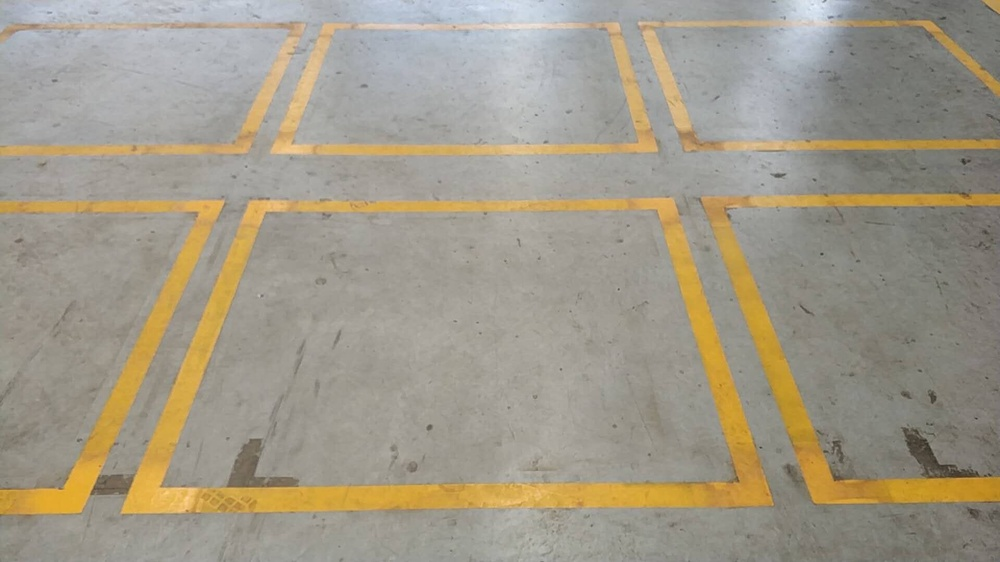
//> input picture data/agv/pic7.jpg, 1000 x 562 px, shrunk from 1920 x 1080 before the run
$ ./camScanner   (built with g++ and OpenCV 4)
//> lines starting //> are read from the running program, lines starting //| are printed output that depends on the picture; after the words box and inside, x2 and y2 are one past the last pixel; in counts of white or black regions, pixels touching at a corner belong together
#include <opencv2/core/core.hpp>
#include <opencv2/highgui/highgui.hpp>
#include <opencv2/imgproc/imgproc.hpp>
#include <vector>
#include <iostream>
#include <algorithm>
#include <set>

using namespace cv;

cv::Point2f center(0, 0);

// [45 lines left out: function sort_corners, not called in this run]

cv::Point2f computeIntersect(cv::Vec4i a, cv::Vec4i b)
{
	int x1 = a[0], y1 = a[1], x2 = a[2], y2 = a[3];
	int x3 = b[0], y3 = b[1], x4 = b[2], y4 = b[3];

	if (float d = ((float)(x1 - x2) * (y3 - y4)) - ((y1 - y2) * (x3 - x4)))
	{
		cv::Point2f pt;
		pt.x = ((x1*y2 - y1*x2) * (x3 - x4) - (x1 - x2) * (x3*y4 - y3*x4)) / d;
		pt.y = ((x1*y2 - y1*x2) * (y3 - y4) - (y1 - y2) * (x3*y4 - y3*x4)) / d;
		return pt;
	}
	else
		return cv::Point2f(-1, -1);
}

bool IsBadLine(int a, int b)
{
	if (a * a + b * b < 100)
	{
		return true;
	}
	else
	{
		return false;
	}
}

// [41 lines left out: functions x_sort, sortCorners, not called in this run]

int g_dst_hight;  //最终图像的高度
int g_dst_width; //最终图像的宽度

// [10 lines left out: function CalcDstSize, not called in this run]

Vec2d getPolarLine(Vec4d p)
{
	if (fabs(p[0] - p[2]) < 1e-5)//垂直直线
	{
		if (p[0] > 0)
			return Vec2d(p[0], 0);
		else
			return Vec2d(p[0], CV_PI);
	}

	if (fabs(p[1] - p[3]) < 1e-5) //水平直线
	{
		if (p[1] > 0)
			return Vec2d(p[1], CV_PI / 2);
		else
			return Vec2d(p[1], 3 * CV_PI / 2);
	}

	float k = (p[1] - p[3]) / (p[0] - p[2]);
	float y_intercept = p[1] - k*p[0];

	float theta;

	if (k < 0 && y_intercept > 0)
		theta = atan(-1 / k);
	else if (k > 0 && y_intercept > 0)
		theta = CV_PI + atan(-1 / k);
	else if (k < 0 && y_intercept < 0)
		theta = CV_PI + atan(-1 / k);
	else if (k > 0 && y_intercept < 0)
		theta = 2 * CV_PI + atan(-1 / k);

	float _cos = cos(theta);
	float _sin = sin(theta);

	float r = p[0] * _cos + p[1] * _sin;

	return Vec2d(r, theta);
}

bool isEqual(const Vec4i& _l1, const Vec4i& _l2)
{
	Vec4i l1(_l1), l2(_l2);

	float length1 = sqrtf((l1[2] - l1[0])*(l1[2] - l1[0]) + (l1[3] - l1[1])*(l1[3] - l1[1]));
	float length2 = sqrtf((l2[2] - l2[0])*(l2[2] - l2[0]) + (l2[3] - l2[1])*(l2[3] - l2[1]));

	float product = (l1[2] - l1[0])*(l2[2] - l2[0]) + (l1[3] - l1[1])*(l2[3] - l2[1]);
	if (fabs(product / (length1 * length2)) < cos(CV_PI / 30))
		return false;

	float mx1 = (l1[0] + l1[2]) * 0.5f;
	float mx2 = (l2[0] + l2[2]) * 0.5f;
	float my1 = (l1[1] + l1[3]) * 0.5f;
	float my2 = (l2[1] + l2[3]) * 0.5f;

	float dist = sqrtf((mx1 - mx2)*(mx1 - mx2) + (my1 - my2)*(my1 - my2));

	if (dist > std::max(length1, length2) * 0.5f)
		return false;
	return true;
}

int main()
{
	cv::Mat src = cv::imread("pic7.jpg");
//> src is the input picture: 562 rows x 1000 cols, CV_8UC3; mean B, G, R 136.5, 153.3, 160.8
	cv::Mat source = src.clone();
	cv::Mat bkp = src.clone();
	cv::Mat img = src.clone();
	cv::Mat bgr;
	cv::Mat hsv;
	// [8 lines of commented-out code are left out]
	img.convertTo(bgr, CV_32FC3, 1.0 / 255, 0);
	//颜色空间转换
	cvtColor(bgr, hsv, cv::COLOR_BGR2HSV);
//> hsv: 562 rows x 1000 cols, CV_32FC3; mean H, S, V 68, 0.1, 0.6

	std::vector<cv::Mat> mv;
	split(hsv, mv);//分为3个通道
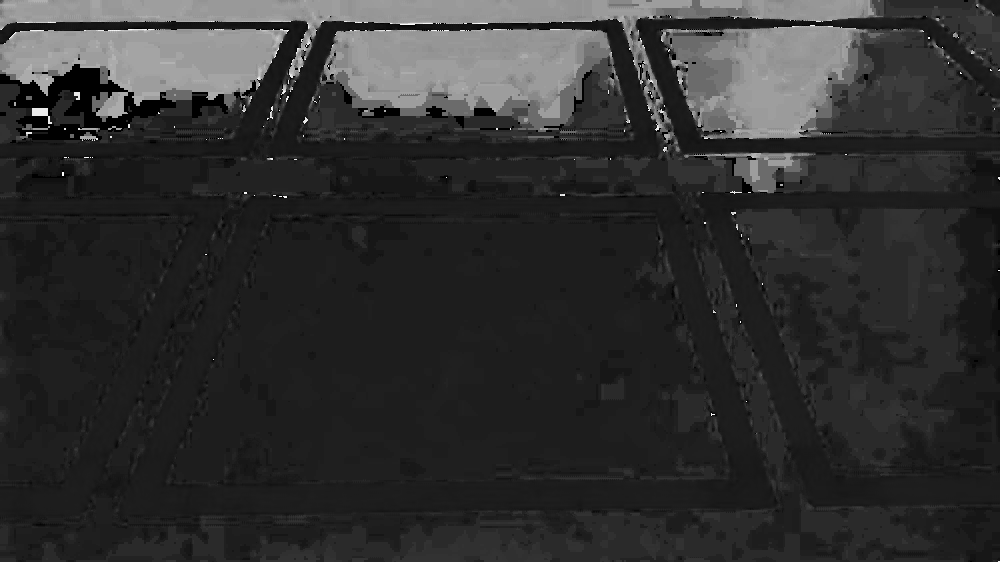
//> mv[0]: 562 rows x 1000 cols, CV_32FC1; min 0, max 357, mean 68; drawn with min black and max white
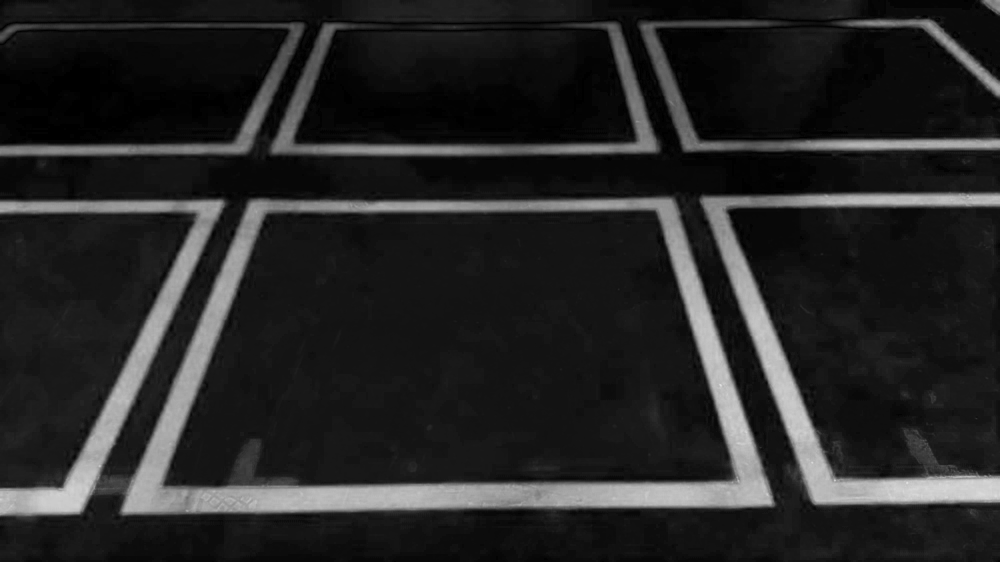
//> mv[1]: 562 rows x 1000 cols, CV_32FC1; min 0, max 0.881, mean 0.15
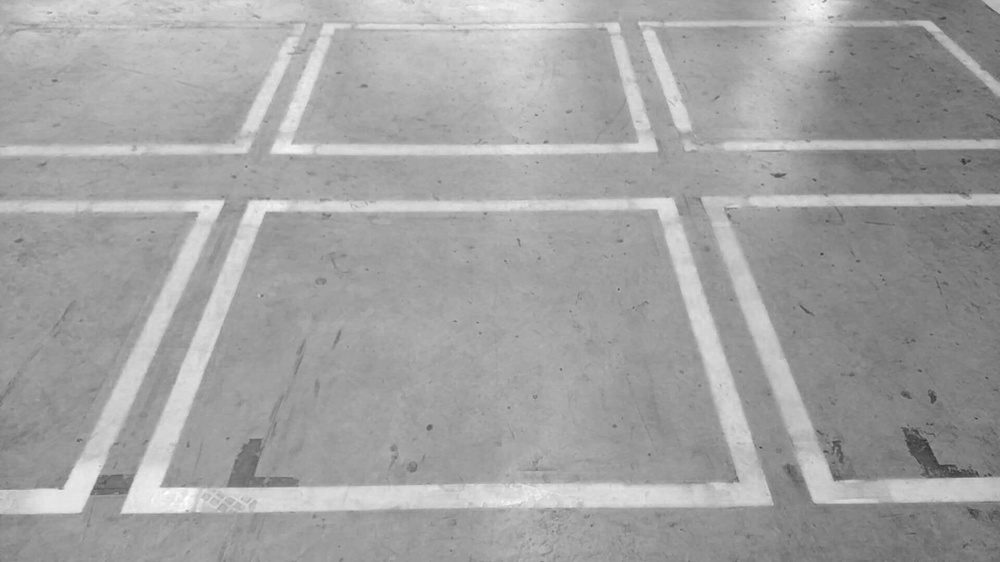
//> mv[2]: 562 rows x 1000 cols, CV_32FC1; min 0.2, max 1, mean 0.636
	cv::Mat s = mv[1];

	threshold(s, s, 0.5, 255, cv::THRESH_BINARY);
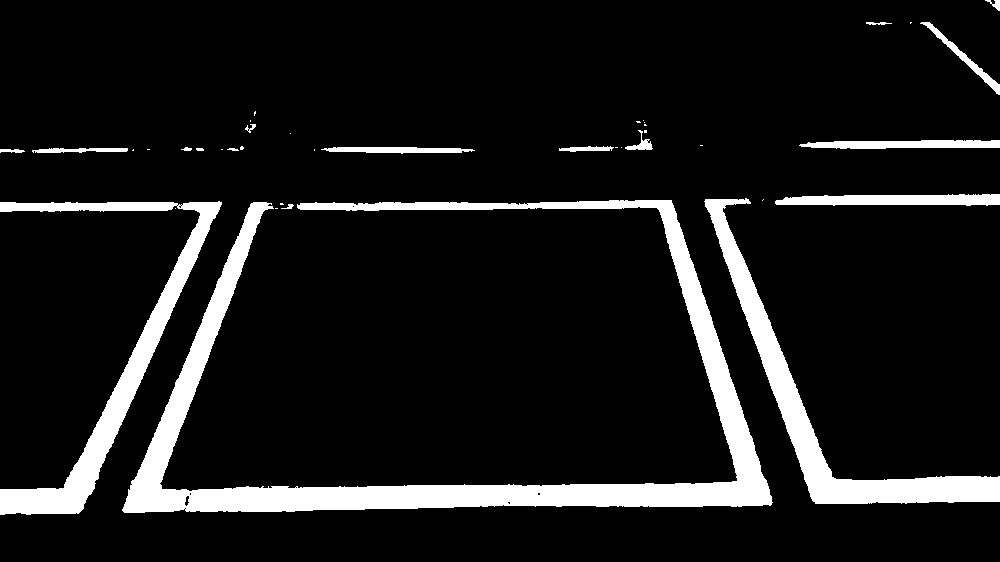
//> s: 562 rows x 1000 cols, CV_32FC1; 10.2% white; 39 white regions (21 under 20 px), largest, box (x1, y1, x2, y2) and area: (122, 200, 773, 513) 29818, (704, 198, 1000, 504) 11224, (0, 201, 222, 515) 10106
	s.convertTo(s, CV_8U, 1, 0);
//> s: 562 rows x 1000 cols, CV_8UC1; 10.2% white; 39 white regions (21 under 20 px)

	std::vector<std::vector<cv::Point>> contours;
	std::vector<std::vector<cv::Point> > f_contours;
	std::vector<cv::Point> approx2;

	findContours(s, f_contours, CV_RETR_EXTERNAL, CV_CHAIN_APPROX_NONE);
//> f_contours = 39 contours, 25 with area under 20; largest, box (x1, y1, x2, y2) and area: (122, 200, 773, 513) 28264, (704, 198, 1000, 504) 10709, (0, 201, 222, 515) 9514, (775, 194, 1000, 206) 1933, (799, 140, 1000, 149) 1238

	///求出面积最大的轮廓
	int maxArea = 0;
	int index;
	for (int i = 0; i < f_contours.size(); i++)
	{
		double temArea = fabs(contourArea(f_contours[i]));
		if (temArea > maxArea)
		{
			index = i;
			maxArea = temArea;
		}
	}
//> this loop made 39 passes
//> (temArea, maxArea) on passes 5 to 6: (9514.5, 9514), (28264, 28264)
//> temArea on passes 8, 9, 14, 17, 20, 22: 10709, 1933, 47.5, 258.5, 602.5, 156.5
//> after the loop, index = 5; maxArea = 28264
	contours.push_back(f_contours[index]);
//> contours = 1 contour; box (x1, y1, x2, y2) and area: (122, 200, 773, 513) 28264

	std::vector<cv::Point> tmp = contours[0];
//> tmp = contour of 3182 points, box (x1, y1, x2, y2) (122, 200, 773, 513), area 28264
	for (int lineType = 1; lineType <= 3; lineType++)
	{
		cv::Mat black = cv::Mat::zeros(img.size(), CV_8UC1);
		//cv::Mat black = img.clone();
		black.setTo(0);
		drawContours(black, contours, 0, cv::Scalar(255), lineType);  //注意线的厚度，不要选择太细的
		imshow("show contour", black);
		imwrite("tmp.bmp", black);

		cv::Ptr<cv::LineSegmentDetector> ls = cv::createLineSegmentDetector(cv::LSD_REFINE_STD);

		//cv::Ptr<cv::LineSegmentDetector> ls = cv::createLineSegmentDetector(cv::LSD_REFINE_NONE);

		std::vector<cv::Vec4i> lines_std;

		// Detect the lines
		ls->detect(black, lines_std);
		std::vector<int> lables;
		int numberOfLines = cv::partition(lines_std, lables, isEqual);

		Mat cluster(src.rows, src.cols, CV_8UC1);
		// [9 lines of commented-out code are left out]
		for (int i = 0; i < lines_std.size();i++)
		{
			getPolarLine(lines_std.at(i));
		}


		std::vector<cv::Vec4i> lines;
		std::vector<cv::Point2f> corners;
		std::vector<cv::Point2f> approx;

		int para = 10;
		int flag = 0;
		int round = 0;
		for (; para < 300; para++)
		{
			lines.clear();
			corners.clear();
			approx.clear();
			center = cv::Point2f(0, 0);

			cv::HoughLinesP(black, lines, 1, CV_PI / 180, para, 30, 10);

			//过滤距离太近的直线
			std::set<int> ErasePt;
			for (int i = 0; i < lines.size(); i++)
			{
				for (int j = i + 1; j < lines.size(); j++)
				{
					if (IsBadLine(abs(lines[i][0] - lines[j][0]), abs(lines[i][1] - lines[j][1])) && (IsBadLine(abs(lines[i][2] - lines[j][2]), abs(lines[i][3] - lines[j][3]))))
					{
						ErasePt.insert(j);//将该坏线加入集合
					}
				}
			}

			int Num = lines.size();
			while (Num != 0)
			{
				std::set<int>::iterator j = ErasePt.find(Num);
				if (j != ErasePt.end())
				{
					lines.erase(lines.begin() + Num - 1);
				}
				Num--;
			}
			if (lines.size() != 4)
			{
				continue;
			}

			//计算直线的交点，保存在图像范围内的部分
			for (int i = 0; i < lines.size(); i++)
			{
				for (int j = i + 1; j < lines.size(); j++)
				{
					cv::Point2f pt = computeIntersect(lines[i], lines[j]);
					if (pt.x >= 0 && pt.y >= 0 && pt.x <= src.cols && pt.y <= src.rows)             //保证交点在图像的范围之内
						corners.push_back(pt);
				}
			}
			if (corners.size() != 4)
			{
				continue;
			}
#if 1
			bool IsGoodPoints = true;

			//保证点与点的距离足够大以排除错误点
			for (int i = 0; i < corners.size(); i++)
			{
				for (int j = i + 1; j < corners.size(); j++)
				{
					int distance = sqrt((corners[i].x - corners[j].x)*(corners[i].x - corners[j].x) + (corners[i].y - corners[j].y)*(corners[i].y - corners[j].y));
					if (distance < 5)
					{
						IsGoodPoints = false;
					}
				}
			}

			if (!IsGoodPoints) continue;
#endif
			cv::approxPolyDP(cv::Mat(corners), approx, cv::arcLength(cv::Mat(corners), true) * 0.02, true);

			if (lines.size() == 4 && corners.size() == 4 && approx.size() == 4)
			{
				flag = 1;
				break;
			}
		}

		// Get mass center
		for (int i = 0; i < corners.size(); i++)
			center += corners[i];
		center *= (1. / corners.size());

		if (flag)
		{
			std::cout << "we found it!" << std::endl;
			cv::circle(bkp, corners[0], 3, CV_RGB(255, 0, 0), -1);
			cv::circle(bkp, corners[1], 3, CV_RGB(0, 255, 0), -1);
			cv::circle(bkp, corners[2], 3, CV_RGB(0, 0, 255), -1);
			cv::circle(bkp, corners[3], 3, CV_RGB(255, 255, 255), -1);
			cv::circle(bkp, center, 3, CV_RGB(255, 0, 255), -1);
			cv::imshow("backup", bkp);
			std::cout << "corners size" << corners.size() << std::endl;
			// cv::waitKey();

			// bool sort_flag = sort_corners(corners);
			// if (!sort_flag) cout << "fail to sort" << endl;

			sortCorners(corners, center);
			std::cout << "corners size" << corners.size() << std::endl;
			std::cout << "tl:" << corners[0] << std::endl;
			std::cout << "tr:" << corners[1] << std::endl;
			std::cout << "br:" << corners[2] << std::endl;
			std::cout << "bl:" << corners[3] << std::endl;

			CalcDstSize(corners);

			cv::Mat quad = cv::Mat::zeros(g_dst_hight, g_dst_width, CV_8UC3);
			std::vector<cv::Point2f> quad_pts;
			quad_pts.push_back(cv::Point2f(0, 0));
			quad_pts.push_back(cv::Point2f(quad.cols, 0));
			quad_pts.push_back(cv::Point2f(quad.cols, quad.rows));

			quad_pts.push_back(cv::Point2f(0, quad.rows));

			cv::Mat transmtx = cv::getPerspectiveTransform(corners, quad_pts);
			cv::warpPerspective(source, quad, transmtx, quad.size());

			cv::imshow("find", bkp);
			cv::imshow("quadrilateral", quad);

			cv::imwrite("result.png", quad);
			// [11 lines of commented-out code are left out]


			cv::waitKey();
			return 0;
		}
	}
//> this loop made 3 passes
//> numberOfLines on passes 2 to 3: 23, 27
//> (l2 in isEqual, length1 in isEqual, length2 in isEqual, product in isEqual, l1 in isEqual (second call), l2 in isEqual (second call), length1 in isEqual (second call), length2 in isEqual (second call)) on pass 1: ([271, 202, 254, 200], 20.88, 17.12, 62, [127, 490, 121, 510], [124, 510, 132, 484], 20.88, 27.2)
//> pass 1, `imshow("show contour", black);`:
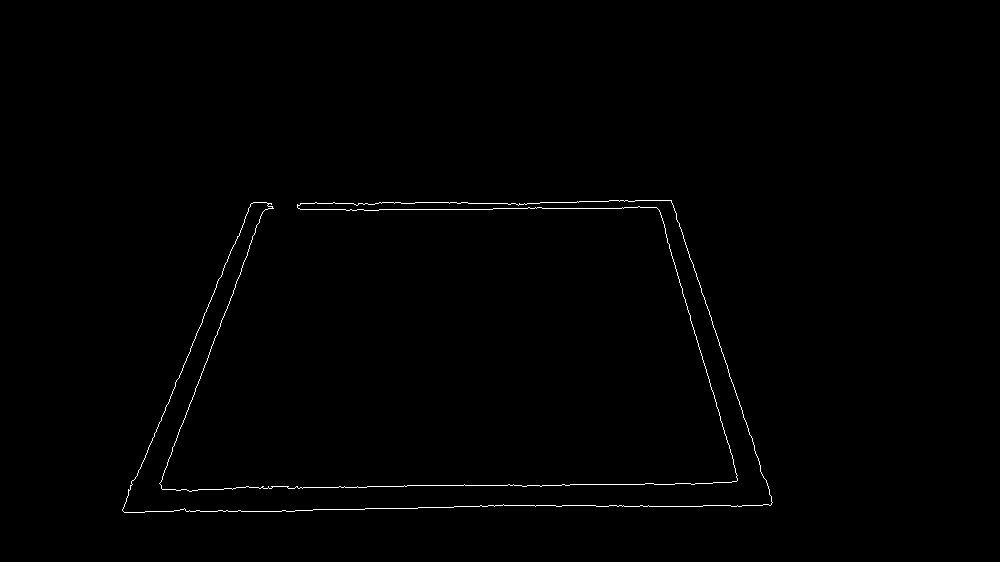
//> window 'show contour': 562 rows x 1000 cols, CV_8UC1; 0.57% white in thin lines or dots, all inside (x1, y1, x2, y2) = (122, 200, 773, 513)
//> pass 2, `imshow("show contour", black);`:
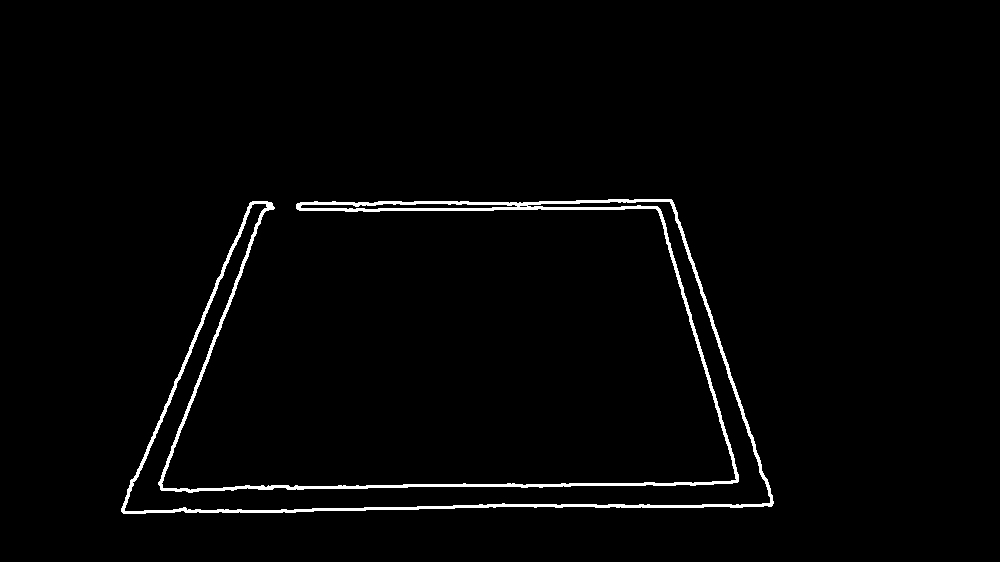
//> window 'show contour': 562 rows x 1000 cols, CV_8UC1; 1.9% white; 1 white region, box (x1, y1, x2, y2) and area: (121, 199, 774, 514) 10672

	std::cout << "can not transform!" << std::endl;
	cv::waitKey();
}
